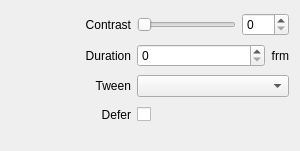
<?xml version="1.0" encoding="UTF-8"?>
<ui version="4.0">
 <class>InspectorContrastWidget</class>
 <widget class="QWidget" name="InspectorContrastWidget">
  <property name="geometry">
   <rect>
    <x>0</x>
    <y>0</y>
    <width>300</width>
    <height>151</height>
   </rect>
  </property>
  <property name="sizePolicy">
   <sizepolicy hsizetype="Expanding" vsizetype="Preferred">
    <horstretch>0</horstretch>
    <verstretch>0</verstretch>
   </sizepolicy>
  </property>
  <layout class="QGridLayout" name="gridLayout">
   <property name="bottomMargin">
    <number>20</number>
   </property>
   <item row="2" column="1" colspan="2">
    <widget class="QComboBox" name="comboBoxTween">
     <property name="sizePolicy">
      <sizepolicy hsizetype="Expanding" vsizetype="Fixed">
       <horstretch>0</horstretch>
       <verstretch>0</verstretch>
      </sizepolicy>
     </property>
    </widget>
   </item>
   <item row="1" column="2">
    <widget class="QLabel" name="labelFrm1">
     <property name="text">
      <string>frm</string>
     </property>
     <property name="alignment">
      <set>Qt::AlignRight|Qt::AlignTrailing|Qt::AlignVCenter</set>
     </property>
    </widget>
   </item>
   <item row="1" column="1">
    <widget class="QSpinBox" name="spinBoxTransitionDuration">
     <property name="sizePolicy">
      <sizepolicy hsizetype="Expanding" vsizetype="Fixed">
       <horstretch>0</horstretch>
       <verstretch>0</verstretch>
      </sizepolicy>
     </property>
     <property name="maximum">
      <number>999</number>
     </property>
    </widget>
   </item>
   <item row="0" column="0">
    <widget class="QLabel" name="labelContrast">
     <property name="minimumSize">
      <size>
       <width>120</width>
       <height>0</height>
      </size>
     </property>
     <property name="text">
      <string>Contrast</string>
     </property>
     <property name="alignment">
      <set>Qt::AlignRight|Qt::AlignTrailing|Qt::AlignVCenter</set>
     </property>
    </widget>
   </item>
   <item row="2" column="0">
    <widget class="QLabel" name="labelEasing">
     <property name="minimumSize">
      <size>
       <width>120</width>
       <height>0</height>
      </size>
     </property>
     <property name="text">
      <string>Tween</string>
     </property>
     <property name="alignment">
      <set>Qt::AlignRight|Qt::AlignTrailing|Qt::AlignVCenter</set>
     </property>
    </widget>
   </item>
   <item row="1" column="0">
    <widget class="QLabel" name="labelTransitionDuration">
     <property name="minimumSize">
      <size>
       <width>120</width>
       <height>0</height>
      </size>
     </property>
     <property name="text">
      <string>Duration</string>
     </property>
     <property name="alignment">
      <set>Qt::AlignRight|Qt::AlignTrailing|Qt::AlignVCenter</set>
     </property>
    </widget>
   </item>
   <item row="3" column="1" colspan="2">
    <layout class="QHBoxLayout" name="horizontalLayoutDefer">
     <item>
      <widget class="QCheckBox" name="checkBoxDefer">
       <property name="layoutDirection">
        <enum>Qt::RightToLeft</enum>
       </property>
       <property name="text">
        <string/>
       </property>
      </widget>
     </item>
     <item>
      <spacer name="horizontalSpacerDefer2">
       <property name="orientation">
        <enum>Qt::Horizontal</enum>
       </property>
       <property name="sizeHint" stdset="0">
        <size>
         <width>40</width>
         <height>20</height>
        </size>
       </property>
      </spacer>
     </item>
    </layout>
   </item>
   <item row="3" column="0">
    <widget class="QLabel" name="labelDefer">
     <property name="minimumSize">
      <size>
       <width>120</width>
       <height>0</height>
      </size>
     </property>
     <property name="text">
      <string>Defer</string>
     </property>
     <property name="alignment">
      <set>Qt::AlignRight|Qt::AlignTrailing|Qt::AlignVCenter</set>
     </property>
    </widget>
   </item>
   <item row="0" column="1" colspan="2">
    <layout class="QHBoxLayout" name="horizontalLayoutContrast">
     <item>
      <widget class="QSlider" name="sliderContrast">
       <property name="maximum">
        <number>200</number>
       </property>
       <property name="orientation">
        <enum>Qt::Horizontal</enum>
       </property>
       <property name="tickInterval">
        <number>0</number>
       </property>
      </widget>
     </item>
     <item>
      <widget class="QSpinBox" name="spinBoxContrast">
       <property name="maximum">
        <number>200</number>
       </property>
      </widget>
     </item>
    </layout>
   </item>
  </layout>
 </widget>
 <tabstops>
  <tabstop>sliderContrast</tabstop>
  <tabstop>spinBoxContrast</tabstop>
  <tabstop>spinBoxTransitionDuration</tabstop>
  <tabstop>comboBoxTween</tabstop>
  <tabstop>checkBoxDefer</tabstop>
 </tabstops>
 <resources/>
 <connections>
  <connection>
   <sender>spinBoxTransitionDuration</sender>
   <signal>valueChanged(int)</signal>
   <receiver>InspectorContrastWidget</receiver>
   <slot>transitionDurationChanged(int)</slot>
   <hints>
    <hint type="sourcelabel">
     <x>177</x>
     <y>57</y>
    </hint>
    <hint type="destinationlabel">
     <x>187</x>
     <y>130</y>
    </hint>
   </hints>
  </connection>
  <connection>
   <sender>comboBoxTween</sender>
   <signal>currentIndexChanged(QString)</signal>
   <receiver>InspectorContrastWidget</receiver>
   <slot>tweenChanged(QString)</slot>
   <hints>
    <hint type="sourcelabel">
     <x>177</x>
     <y>85</y>
    </hint>
    <hint type="destinationlabel">
     <x>187</x>
     <y>139</y>
    </hint>
   </hints>
  </connection>
  <connection>
   <sender>sliderContrast</sender>
   <signal>valueChanged(int)</signal>
   <receiver>InspectorContrastWidget</receiver>
   <slot>sliderContrastChanged(int)</slot>
   <hints>
    <hint type="sourcelabel">
     <x>122</x>
     <y>12</y>
    </hint>
    <hint type="destinationlabel">
     <x>1</x>
     <y>11</y>
    </hint>
   </hints>
  </connection>
  <connection>
   <sender>spinBoxContrast</sender>
   <signal>valueChanged(int)</signal>
   <receiver>InspectorContrastWidget</receiver>
   <slot>spinBoxContrastChanged(int)</slot>
   <hints>
    <hint type="sourcelabel">
     <x>177</x>
     <y>26</y>
    </hint>
    <hint type="destinationlabel">
     <x>187</x>
     <y>21</y>
    </hint>
   </hints>
  </connection>
  <connection>
   <sender>checkBoxDefer</sender>
   <signal>stateChanged(int)</signal>
   <receiver>InspectorContrastWidget</receiver>
   <slot>deferChanged(int)</slot>
   <hints>
    <hint type="sourcelabel">
     <x>85</x>
     <y>103</y>
    </hint>
    <hint type="destinationlabel">
     <x>185</x>
     <y>103</y>
    </hint>
   </hints>
  </connection>
 </connections>
 <slots>
  <slot>sliderContrastChanged(int)</slot>
  <slot>resetContrast(QString)</slot>
  <slot>resetDuration(QString)</slot>
  <slot>resetTween(QString)</slot>
  <slot>tweenChanged(QString)</slot>
  <slot>transitionDurationChanged(int)</slot>
  <slot>spinBoxContrastChanged(int)</slot>
  <slot>resetDefer(QString)</slot>
  <slot>deferChanged(int)</slot>
 </slots>
</ui>
